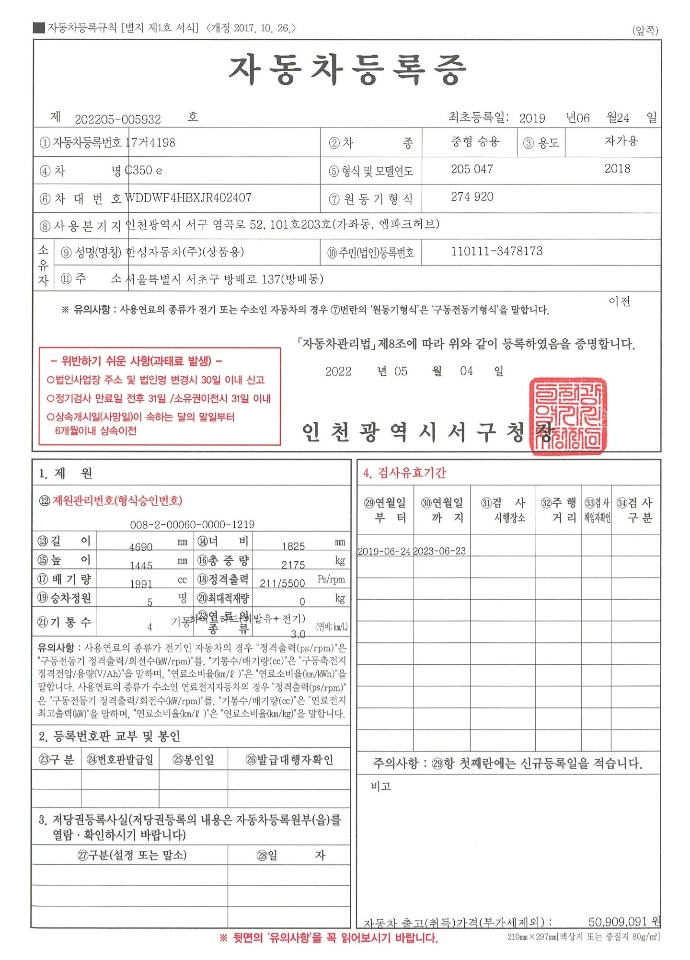
#> input picture document/car_document3.jpg, 690 x 960 px, found by its file name
$ python practice2.py
#> lines starting #> are read from the running program, lines starting #| are printed output that depends on the picture; after the words box and inside, x2 and y2 are one past the last pixel; in counts of white or black regions, pixels touching at a corner belong together
import numpy as np
import cv2
import math

############## 이미지 전처리 (이미지 업로드, 이진화, blur, canny )

upload_image = cv2.imread("/home/matrix/Desktop/code/AI_POC/document/car_document3.jpg", cv2.IMREAD_GRAYSCALE)
upload_image = cv2.resize( upload_image, None, fx = 0.7, fy = 0.7, interpolation = cv2.INTER_AREA )
#> upload_image: shape (672, 483)
frame_height,frame_width = upload_image.shape

ret, binary_image = cv2.threshold(upload_image, 240, 255, cv2.THRESH_BINARY)   # 이진화
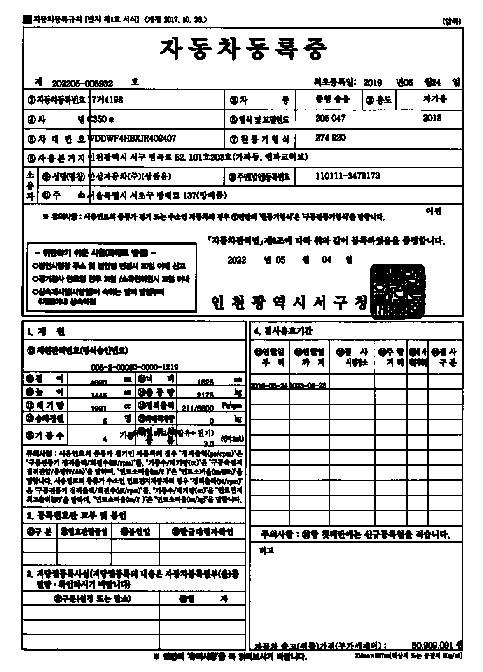
#> binary_image: shape (672, 483); 80.6% white; 416 black regions (61 under 20 px), largest, box (x1, y1, x2, y2) and area: (21, 26, 464, 320) 11054, (21, 320, 247, 651) 9464, (249, 321, 464, 651) 8665

gblur_image = cv2.GaussianBlur(binary_image, (3,3), 0)      # 전체적으로 밀도가 동일한 노이즈, 백색 노이즈를 제거하는 기능
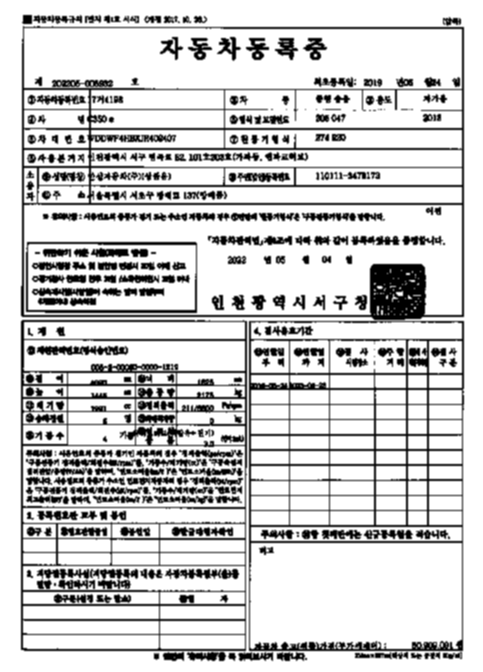
#> gblur_image: shape (672, 483); min 0, max 255, mean 205.6
# image_binary = cv2.bilateralFilter(image_binary, 9,75,75)
# image_binary = cv2.edgePreservingFilter(image_binary, flags=1, sigma_s=45, sigma_r=0.2)
canny_image = cv2.Canny(gblur_image, 75,200, True)
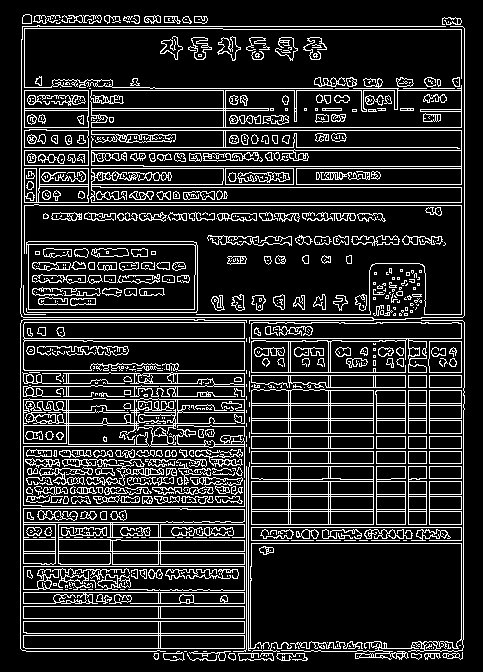
#> canny_image: shape (672, 483); 15.8% white in thin lines or dots, all inside (x1, y1, x2, y2) = (20, 14, 465, 661)


############### 큰박스 3개 검출

cnts, hierarchy = cv2.findContours(canny_image, cv2.RETR_EXTERNAL, cv2.CHAIN_APPROX_SIMPLE)   # image / mode / method
#> cnts = 458 contours, 275 with area under 20; largest, box (x1, y1, x2, y2) and area: (26, 241, 198, 313) 11328, (90, 78, 462, 128) 11264, (91, 130, 462, 185) 8803, (23, 508, 245, 565) 8514, (90, 168, 462, 203) 7636
cnts = sorted(cnts, key=cv2.contourArea, reverse=True) # contourArea : contour가 그린 면적
cnt = cnts[:3]  # 가장 큰 BOX 3개만 검출
#> cnt = 3 contours; box (x1, y1, x2, y2) and area: (26, 241, 198, 313) 11328, (90, 78, 462, 128) 11264, (91, 130, 462, 185) 8803


############## 큰 박스 3개 좌상단 순서대로 정렬

rect_list = []    # rect를 담기위한 list

for i in range(len(cnt)):      # cnts -1 수만큼 (가장 마지막꺼 제외)
    rect_list.append(cv2.minAreaRect(cnt[i]))   # rect_list에 검출된 rect 수만큼 추가
#> this loop made 3 passes
#> after the loop, rect_list = [((111.5, 276.5), (71, 171), -90), ((275.5, 102.5), (49, 371), -90), ((276, 157), (54, 370), -90)]

rect_list2 = []
rect_list3 = []

height_list = [0, frame_height*0.5, frame_height ]

for j in range(len(height_list)):
    rect_list2 = [rect_list[i] for i in range(len(rect_list)) if rect_list[i][0][1] >= height_list[j] and rect_list[i][0][1] <= height_list[j+1] ]
    rect_list2.sort(key=lambda tup: tup[0][0])
    for i in rect_list2:
        rect_list3.append(i)
#> after the loop, rect_list3 has the same summary as rect_list


###### n번 box 추출

n = 0

rect = rect_list3[n]
#> rect = ((111.5, 276.5), (71, 171), -90)
r = cv2.boxPoints(rect)
#> r = [[197, 312], [26, 312], [26, 241], [197, 241]]
copy_r = r.copy()
#> copy_r = [[197, 312], [26, 312], [26, 241], [197, 241]]

if rect[2] > 10:        # 각도가 10도이상이라면
    r[0], r[1], r[2], r[3] = copy_r[3],copy_r[0],copy_r[1],copy_r[2] # 좌표값 순서를 통일하기 위해 변경


box = np.int0(r)
#> box = [[196, 312], [26, 312], [26, 241], [196, 241]]

upload_image = cv2.cvtColor(upload_image, cv2.COLOR_GRAY2BGR)
#> upload_image: shape (672, 483, 3)
upload_image = cv2.drawContours(upload_image, [box], -1, (255,0,0), 3)      # img / 좌표 / 외곽선 index, -1하면 모든 외곽선 그리기 / 색 / 굵기
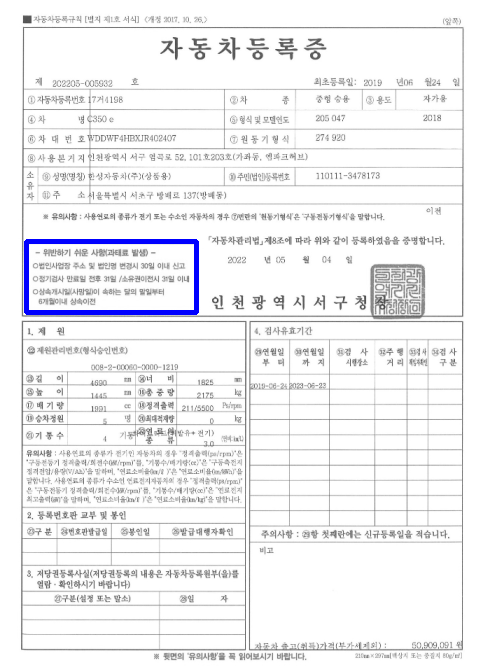
#> upload_image: shape (672, 483, 3); mean B, G, R 242.5, 240.6, 240.6

cv2.imshow("upload_image",upload_image)


boxes = [tuple(i) for i in box]
#> boxes = [(196, 312), (26, 312), (26, 241), (196, 241)]

if rect[2] > 10:
    W = rect[1][1]
    H = rect[1][0]
else:
    W = rect[1][0]
#> W = 71
    H = rect[1][1]
#> H = 171


pts1 = np.float32([ [boxes[1]], [boxes[0]], [boxes[2]], [boxes[3]] ])   # 좌상, 좌하, 우상, 우하
#> pts1 = [[26, 312], [196, 312], [26, 241], [196, 241]]
pts2 = np.float32([ [0,0], [0,H], [W,0], [W,H] ])
#> pts2 = [[0, 0], [0, 171], [71, 0], [71, 171]]

M = cv2.getPerspectiveTransform(pts1, pts2)
#> M = [[0, -1, 312], [1.01, -1.32e-17, -26.15], [-2.35e-18, 2.49e-18, 1]]

crop_image = cv2.warpPerspective(upload_image, M, (int(W),int(H)))     # 원근변환
cv2.imshow("crop_image",crop_image)


crop_image = cv2.cvtColor(crop_image, cv2.COLOR_BGR2GRAY)
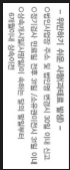
#> crop_image: shape (170, 70); min 29, max 255, mean 217.8
ret, binary_image2 = cv2.threshold(crop_image, 240, 255, cv2.THRESH_BINARY)   # 이진화
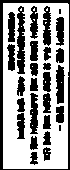
#> binary_image2: shape (170, 70); 60.8% white; 28 black regions (2 under 20 px)


##################### 큰박스안에서 작은 박스찾기

cnts, hierarchy = cv2.findContours(binary_image2, cv2.RETR_EXTERNAL, cv2.CHAIN_APPROX_SIMPLE)   # image / mode / method
#> cnts = 1 contour; box (x1, y1, x2, y2) and area: (3, 3, 69, 169) 10629
cnts = sorted(cnts, key=cv2.contourArea, reverse=True) # contourArea : contour가 그린 면적
# print(len(cnts))

##################### 작은박스들 좌상단 순서로 정렬

rect_list = []    # rect를 담기위한 list

for i in range(len(cnts)):
    rect_list.append(cv2.minAreaRect(cnts[i]))   # rect_list에 검출된 rect 수만큼 추가
#> this loop made 1 pass
#> after the loop, rect_list = [((35.5, 85.5), (165, 65), -90)]

rect_list2 = []
rect_list3 = []


if n == 0 :
    height_list = [0, H*0.1617, H*0.2318, H*0.3073, H*0.3733, H*0.442, H*0.5054, H*0.5701, H ]
#> height_list = [0, 27.65, 39.64, 52.55, 63.83, 75.58, 86.42, 97.49, 171]
    # 120, 172, 228, 277, 328, 375, 423, 734    / 742, 1173 = height, width

elif n == 1:
    height_list = [0,H*0.05853, H*0.1146, H*0.1573, H*0.1988,H*0.239,H*0.283,H*0.3598,H ]
    # 0, 48, 94, 129, 163, 196, 232, 295  / 820, 569 = height, width


for j in range(len(height_list)):
    rect_list2 = [rect_list[i] for i in range(len(rect_list)) if rect_list[i][0][1] >= height_list[j] and rect_list[i][0][1] <= height_list[j+1] ]
    rect_list2.sort(key=lambda tup: tup[0][0])
    print(height_list[j])
    print()
    print()
    for i in rect_list2:
        rect_list3.append(i)
#> this loop made 9 passes
#> (printed output is left out)
#> after the loop, rect_list3 = [((35.5, 85.5), (165, 65), -90)]


#################### k번 박스 추출

image_number = 1

for k in range(len(rect_list3)):

    rect = rect_list3[k]
    # print(rect)
    r = cv2.boxPoints(rect)
    copy_r = r.copy()

    if rect[2] > 10:        # 각도가 10도이상이라면, 좌표값 순서를 통일하기 위해 변경
        r[0], r[1], r[2], r[3] = copy_r[3],copy_r[0],copy_r[1],copy_r[2]

    box2 = np.int0(r)     # r을 int로 변환


    if rect[2] > 10:
        W = rect[1][1]
        H = rect[1][0]
    else:
        W = rect[1][0]
        H = rect[1][1]

    if W > 30 and H >30:

        crop_image2 = cv2.cvtColor(crop_image, cv2.COLOR_GRAY2BGR)
        cv2.drawContours(crop_image2, [box2], -1, (255,0,0), 2)      # img / 좌표 / 외곽선 index, -1하면 모든 외곽선 그리기 / 색 / 굵기
        cv2.imshow("crop_image2", crop_image2)

        OCR_crop_image = crop_image2[ box2[1][1] : box2[1][1] + int(H) , box2[1][0] : box2[1][0] + int(W) ]
        cv2.imshow("OCR_crop_image_{}".format(image_number), OCR_crop_image)
        image_number += 1


    cv2.waitKey(0)
    cv2.destroyAllWindows()
#> this loop made 1 pass
#> (rect, copy_r, box2, W, H, image_number) on pass 1: (((35.5, 85.5), (165, 65), -90), [[68, 168], [3, 168], [3, 3], [68, 3]], [[67, 167], [3, 167], [3, 3], [67, 3]], 165, 65, 2)
#> pass 1, `cv2.imshow("crop_image2", crop_image2)`:
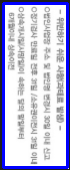
#> window 'crop_image2': shape (170, 70, 3); mean B, G, R 222.5, 193.2, 193.2
#> after the loop, image_number = 2


# cv2.waitKey(0)
# cv2.destroyAllWindows()
